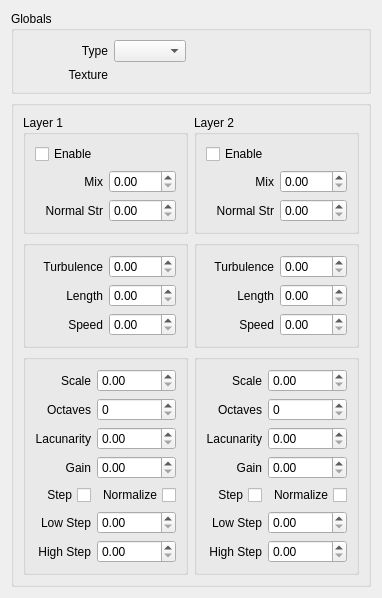
<?xml version="1.0" encoding="UTF-8"?>
<ui version="4.0">
 <class>Form</class>
 <widget class="QWidget" name="Form">
  <property name="geometry">
   <rect>
    <x>0</x>
    <y>0</y>
    <width>334</width>
    <height>541</height>
   </rect>
  </property>
  <property name="windowTitle">
   <string>Form</string>
  </property>
  <layout class="QVBoxLayout" name="verticalLayout">
   <item>
    <widget class="QGroupBox" name="groupBox_2">
     <property name="title">
      <string>Globals</string>
     </property>
     <layout class="QGridLayout" name="gridLayout_3">
      <item row="1" column="0">
       <widget class="QLabel" name="label">
        <property name="text">
         <string>Texture</string>
        </property>
        <property name="alignment">
         <set>Qt::AlignRight|Qt::AlignTrailing|Qt::AlignVCenter</set>
        </property>
       </widget>
      </item>
      <item row="1" column="1">
       <widget class="MaxSDK::UI::QmaxFileChooser" name="tex" native="true">
        <property name="sizePolicy">
         <sizepolicy hsizetype="Preferred" vsizetype="Preferred">
          <horstretch>0</horstretch>
          <verstretch>0</verstretch>
         </sizepolicy>
        </property>
        <property name="minimumSize">
         <size>
          <width>245</width>
          <height>0</height>
         </size>
        </property>
       </widget>
      </item>
      <item row="0" column="1">
       <widget class="QComboBox" name="Type">
        <property name="sizePolicy">
         <sizepolicy hsizetype="Maximum" vsizetype="Fixed">
          <horstretch>0</horstretch>
          <verstretch>0</verstretch>
         </sizepolicy>
        </property>
       </widget>
      </item>
      <item row="0" column="0">
       <widget class="QLabel" name="label_12">
        <property name="text">
         <string>Type</string>
        </property>
        <property name="alignment">
         <set>Qt::AlignRight|Qt::AlignTrailing|Qt::AlignVCenter</set>
        </property>
       </widget>
      </item>
     </layout>
    </widget>
   </item>
   <item>
    <widget class="QGroupBox" name="groupBox_5">
     <property name="title">
      <string/>
     </property>
     <layout class="QGridLayout" name="gridLayout_12">
      <item row="0" column="2">
       <widget class="QGroupBox" name="groupBox_4">
        <property name="title">
         <string>Layer 2</string>
        </property>
        <layout class="QGridLayout" name="gridLayout_5">
         <item row="2" column="1">
          <widget class="MaxSDK::QmaxDoubleSpinBox" name="Norm_StrengthB">
           <property name="sizePolicy">
            <sizepolicy hsizetype="Preferred" vsizetype="Fixed">
             <horstretch>0</horstretch>
             <verstretch>0</verstretch>
            </sizepolicy>
           </property>
          </widget>
         </item>
         <item row="1" column="0">
          <widget class="QLabel" name="label_24">
           <property name="text">
            <string>Mix</string>
           </property>
           <property name="alignment">
            <set>Qt::AlignRight|Qt::AlignTrailing|Qt::AlignVCenter</set>
           </property>
          </widget>
         </item>
         <item row="2" column="0">
          <widget class="QLabel" name="label_22">
           <property name="text">
            <string>Normal Str</string>
           </property>
           <property name="alignment">
            <set>Qt::AlignRight|Qt::AlignTrailing|Qt::AlignVCenter</set>
           </property>
          </widget>
         </item>
         <item row="1" column="1">
          <widget class="MaxSDK::QmaxDoubleSpinBox" name="MixB">
           <property name="sizePolicy">
            <sizepolicy hsizetype="Preferred" vsizetype="Fixed">
             <horstretch>0</horstretch>
             <verstretch>0</verstretch>
            </sizepolicy>
           </property>
          </widget>
         </item>
         <item row="0" column="0">
          <widget class="QCheckBox" name="Enable_NormalB">
           <property name="text">
            <string>Enable</string>
           </property>
          </widget>
         </item>
        </layout>
       </widget>
      </item>
      <item row="1" column="2">
       <widget class="QGroupBox" name="groupBox_7">
        <property name="title">
         <string/>
        </property>
        <layout class="QGridLayout" name="gridLayout_7">
         <item row="2" column="0">
          <widget class="QLabel" name="label_15">
           <property name="text">
            <string>Speed</string>
           </property>
           <property name="alignment">
            <set>Qt::AlignRight|Qt::AlignTrailing|Qt::AlignVCenter</set>
           </property>
          </widget>
         </item>
         <item row="0" column="0">
          <widget class="QLabel" name="label_14">
           <property name="text">
            <string>Turbulence</string>
           </property>
           <property name="alignment">
            <set>Qt::AlignRight|Qt::AlignTrailing|Qt::AlignVCenter</set>
           </property>
          </widget>
         </item>
         <item row="1" column="0">
          <widget class="QLabel" name="label_19">
           <property name="text">
            <string>Length</string>
           </property>
           <property name="alignment">
            <set>Qt::AlignRight|Qt::AlignTrailing|Qt::AlignVCenter</set>
           </property>
          </widget>
         </item>
         <item row="0" column="1">
          <widget class="MaxSDK::QmaxDoubleSpinBox" name="PhaseB">
           <property name="sizePolicy">
            <sizepolicy hsizetype="Preferred" vsizetype="Fixed">
             <horstretch>0</horstretch>
             <verstretch>0</verstretch>
            </sizepolicy>
           </property>
          </widget>
         </item>
         <item row="1" column="1">
          <widget class="MaxSDK::QmaxDoubleSpinBox" name="LengthB">
           <property name="sizePolicy">
            <sizepolicy hsizetype="Preferred" vsizetype="Fixed">
             <horstretch>0</horstretch>
             <verstretch>0</verstretch>
            </sizepolicy>
           </property>
          </widget>
         </item>
         <item row="2" column="1">
          <widget class="MaxSDK::QmaxDoubleSpinBox" name="SpeedB">
           <property name="sizePolicy">
            <sizepolicy hsizetype="Preferred" vsizetype="Fixed">
             <horstretch>0</horstretch>
             <verstretch>0</verstretch>
            </sizepolicy>
           </property>
          </widget>
         </item>
        </layout>
       </widget>
      </item>
      <item row="0" column="1">
       <widget class="QGroupBox" name="groupBox_3">
        <property name="title">
         <string>Layer 1</string>
        </property>
        <layout class="QGridLayout" name="gridLayout_4">
         <item row="1" column="1">
          <widget class="MaxSDK::QmaxDoubleSpinBox" name="MixA">
           <property name="sizePolicy">
            <sizepolicy hsizetype="Preferred" vsizetype="Fixed">
             <horstretch>0</horstretch>
             <verstretch>0</verstretch>
            </sizepolicy>
           </property>
          </widget>
         </item>
         <item row="1" column="0">
          <widget class="QLabel" name="label_23">
           <property name="text">
            <string>Mix</string>
           </property>
           <property name="alignment">
            <set>Qt::AlignRight|Qt::AlignTrailing|Qt::AlignVCenter</set>
           </property>
          </widget>
         </item>
         <item row="2" column="0">
          <widget class="QLabel" name="label_11">
           <property name="text">
            <string>Normal Str</string>
           </property>
           <property name="alignment">
            <set>Qt::AlignRight|Qt::AlignTrailing|Qt::AlignVCenter</set>
           </property>
          </widget>
         </item>
         <item row="2" column="1">
          <widget class="MaxSDK::QmaxDoubleSpinBox" name="Norm_StrengthA">
           <property name="sizePolicy">
            <sizepolicy hsizetype="Preferred" vsizetype="Fixed">
             <horstretch>0</horstretch>
             <verstretch>0</verstretch>
            </sizepolicy>
           </property>
          </widget>
         </item>
         <item row="0" column="0">
          <widget class="QCheckBox" name="Enable_NormalA">
           <property name="layoutDirection">
            <enum>Qt::LeftToRight</enum>
           </property>
           <property name="text">
            <string>Enable</string>
           </property>
          </widget>
         </item>
        </layout>
       </widget>
      </item>
      <item row="1" column="1">
       <widget class="QGroupBox" name="groupBox_6">
        <property name="title">
         <string/>
        </property>
        <layout class="QGridLayout" name="gridLayout_6">
         <item row="2" column="0">
          <widget class="QLabel" name="label_10">
           <property name="text">
            <string>Speed</string>
           </property>
           <property name="alignment">
            <set>Qt::AlignRight|Qt::AlignTrailing|Qt::AlignVCenter</set>
           </property>
          </widget>
         </item>
         <item row="0" column="0">
          <widget class="QLabel" name="label_8">
           <property name="text">
            <string>Turbulence</string>
           </property>
           <property name="alignment">
            <set>Qt::AlignRight|Qt::AlignTrailing|Qt::AlignVCenter</set>
           </property>
          </widget>
         </item>
         <item row="1" column="0">
          <widget class="QLabel" name="label_9">
           <property name="text">
            <string>Length</string>
           </property>
           <property name="alignment">
            <set>Qt::AlignRight|Qt::AlignTrailing|Qt::AlignVCenter</set>
           </property>
          </widget>
         </item>
         <item row="0" column="1">
          <widget class="MaxSDK::QmaxDoubleSpinBox" name="PhaseA">
           <property name="sizePolicy">
            <sizepolicy hsizetype="Preferred" vsizetype="Fixed">
             <horstretch>0</horstretch>
             <verstretch>0</verstretch>
            </sizepolicy>
           </property>
          </widget>
         </item>
         <item row="1" column="1">
          <widget class="MaxSDK::QmaxDoubleSpinBox" name="LengthA">
           <property name="sizePolicy">
            <sizepolicy hsizetype="Preferred" vsizetype="Fixed">
             <horstretch>0</horstretch>
             <verstretch>0</verstretch>
            </sizepolicy>
           </property>
          </widget>
         </item>
         <item row="2" column="1">
          <widget class="MaxSDK::QmaxDoubleSpinBox" name="SpeedA">
           <property name="sizePolicy">
            <sizepolicy hsizetype="Preferred" vsizetype="Fixed">
             <horstretch>0</horstretch>
             <verstretch>0</verstretch>
            </sizepolicy>
           </property>
          </widget>
         </item>
        </layout>
       </widget>
      </item>
      <item row="2" column="1">
       <widget class="QGroupBox" name="groupBox_8">
        <property name="title">
         <string/>
        </property>
        <layout class="QGridLayout" name="gridLayout_8">
         <item row="0" column="0">
          <widget class="QLabel" name="label_2">
           <property name="text">
            <string>Scale</string>
           </property>
           <property name="alignment">
            <set>Qt::AlignRight|Qt::AlignTrailing|Qt::AlignVCenter</set>
           </property>
          </widget>
         </item>
         <item row="5" column="0">
          <widget class="QLabel" name="label_6">
           <property name="text">
            <string>Low Step</string>
           </property>
           <property name="alignment">
            <set>Qt::AlignRight|Qt::AlignTrailing|Qt::AlignVCenter</set>
           </property>
          </widget>
         </item>
         <item row="1" column="0">
          <widget class="QLabel" name="label_3">
           <property name="text">
            <string>Octaves</string>
           </property>
           <property name="alignment">
            <set>Qt::AlignRight|Qt::AlignTrailing|Qt::AlignVCenter</set>
           </property>
          </widget>
         </item>
         <item row="2" column="0">
          <widget class="QLabel" name="label_4">
           <property name="text">
            <string>Lacunarity</string>
           </property>
           <property name="alignment">
            <set>Qt::AlignRight|Qt::AlignTrailing|Qt::AlignVCenter</set>
           </property>
          </widget>
         </item>
         <item row="4" column="0">
          <widget class="QCheckBox" name="StepFunctionA">
           <property name="layoutDirection">
            <enum>Qt::RightToLeft</enum>
           </property>
           <property name="text">
            <string>Step</string>
           </property>
          </widget>
         </item>
         <item row="3" column="0">
          <widget class="QLabel" name="label_5">
           <property name="text">
            <string>Gain</string>
           </property>
           <property name="alignment">
            <set>Qt::AlignRight|Qt::AlignTrailing|Qt::AlignVCenter</set>
           </property>
          </widget>
         </item>
         <item row="6" column="0">
          <widget class="QLabel" name="label_7">
           <property name="text">
            <string>High Step</string>
           </property>
           <property name="alignment">
            <set>Qt::AlignRight|Qt::AlignTrailing|Qt::AlignVCenter</set>
           </property>
          </widget>
         </item>
         <item row="0" column="1">
          <widget class="MaxSDK::QmaxDoubleSpinBox" name="ScaleA">
           <property name="sizePolicy">
            <sizepolicy hsizetype="Preferred" vsizetype="Fixed">
             <horstretch>0</horstretch>
             <verstretch>0</verstretch>
            </sizepolicy>
           </property>
          </widget>
         </item>
         <item row="1" column="1">
          <widget class="MaxSDK::QmaxDoubleSpinBox" name="OctavesA">
           <property name="sizePolicy">
            <sizepolicy hsizetype="Preferred" vsizetype="Fixed">
             <horstretch>0</horstretch>
             <verstretch>0</verstretch>
            </sizepolicy>
           </property>
           <property name="decimals">
            <number>0</number>
           </property>
          </widget>
         </item>
         <item row="2" column="1">
          <widget class="MaxSDK::QmaxDoubleSpinBox" name="LacunarityA">
           <property name="sizePolicy">
            <sizepolicy hsizetype="Preferred" vsizetype="Fixed">
             <horstretch>0</horstretch>
             <verstretch>0</verstretch>
            </sizepolicy>
           </property>
          </widget>
         </item>
         <item row="3" column="1">
          <widget class="MaxSDK::QmaxDoubleSpinBox" name="GainA">
           <property name="sizePolicy">
            <sizepolicy hsizetype="Preferred" vsizetype="Fixed">
             <horstretch>0</horstretch>
             <verstretch>0</verstretch>
            </sizepolicy>
           </property>
          </widget>
         </item>
         <item row="5" column="1">
          <widget class="MaxSDK::QmaxDoubleSpinBox" name="LowStepA">
           <property name="sizePolicy">
            <sizepolicy hsizetype="Preferred" vsizetype="Fixed">
             <horstretch>0</horstretch>
             <verstretch>0</verstretch>
            </sizepolicy>
           </property>
          </widget>
         </item>
         <item row="6" column="1">
          <widget class="MaxSDK::QmaxDoubleSpinBox" name="HiStepA">
           <property name="sizePolicy">
            <sizepolicy hsizetype="Preferred" vsizetype="Fixed">
             <horstretch>0</horstretch>
             <verstretch>0</verstretch>
            </sizepolicy>
           </property>
          </widget>
         </item>
         <item row="4" column="1">
          <widget class="QCheckBox" name="NormalizeA">
           <property name="layoutDirection">
            <enum>Qt::RightToLeft</enum>
           </property>
           <property name="text">
            <string>Normalize</string>
           </property>
          </widget>
         </item>
        </layout>
       </widget>
      </item>
      <item row="2" column="2">
       <widget class="QGroupBox" name="groupBox_9">
        <property name="title">
         <string/>
        </property>
        <layout class="QGridLayout" name="gridLayout_9">
         <item row="0" column="1">
          <widget class="MaxSDK::QmaxDoubleSpinBox" name="ScaleB">
           <property name="sizePolicy">
            <sizepolicy hsizetype="Preferred" vsizetype="Fixed">
             <horstretch>0</horstretch>
             <verstretch>0</verstretch>
            </sizepolicy>
           </property>
          </widget>
         </item>
         <item row="0" column="0">
          <widget class="QLabel" name="label_18">
           <property name="text">
            <string>Scale</string>
           </property>
           <property name="alignment">
            <set>Qt::AlignRight|Qt::AlignTrailing|Qt::AlignVCenter</set>
           </property>
          </widget>
         </item>
         <item row="3" column="0">
          <widget class="QLabel" name="label_20">
           <property name="text">
            <string>Gain</string>
           </property>
           <property name="alignment">
            <set>Qt::AlignRight|Qt::AlignTrailing|Qt::AlignVCenter</set>
           </property>
          </widget>
         </item>
         <item row="2" column="0">
          <widget class="QLabel" name="label_13">
           <property name="text">
            <string>Lacunarity</string>
           </property>
           <property name="alignment">
            <set>Qt::AlignRight|Qt::AlignTrailing|Qt::AlignVCenter</set>
           </property>
          </widget>
         </item>
         <item row="1" column="0">
          <widget class="QLabel" name="label_17">
           <property name="text">
            <string>Octaves</string>
           </property>
           <property name="alignment">
            <set>Qt::AlignRight|Qt::AlignTrailing|Qt::AlignVCenter</set>
           </property>
          </widget>
         </item>
         <item row="4" column="0">
          <widget class="QCheckBox" name="StepFunctionB">
           <property name="layoutDirection">
            <enum>Qt::RightToLeft</enum>
           </property>
           <property name="text">
            <string>Step</string>
           </property>
          </widget>
         </item>
         <item row="5" column="0">
          <widget class="QLabel" name="label_16">
           <property name="text">
            <string>Low Step</string>
           </property>
           <property name="alignment">
            <set>Qt::AlignRight|Qt::AlignTrailing|Qt::AlignVCenter</set>
           </property>
          </widget>
         </item>
         <item row="6" column="0">
          <widget class="QLabel" name="label_21">
           <property name="text">
            <string>High Step</string>
           </property>
           <property name="alignment">
            <set>Qt::AlignRight|Qt::AlignTrailing|Qt::AlignVCenter</set>
           </property>
          </widget>
         </item>
         <item row="1" column="1">
          <widget class="MaxSDK::QmaxDoubleSpinBox" name="OctavesB">
           <property name="sizePolicy">
            <sizepolicy hsizetype="Preferred" vsizetype="Fixed">
             <horstretch>0</horstretch>
             <verstretch>0</verstretch>
            </sizepolicy>
           </property>
           <property name="decimals">
            <number>0</number>
           </property>
          </widget>
         </item>
         <item row="5" column="1">
          <widget class="MaxSDK::QmaxDoubleSpinBox" name="LowStepB">
           <property name="sizePolicy">
            <sizepolicy hsizetype="Preferred" vsizetype="Fixed">
             <horstretch>0</horstretch>
             <verstretch>0</verstretch>
            </sizepolicy>
           </property>
          </widget>
         </item>
         <item row="3" column="1">
          <widget class="MaxSDK::QmaxDoubleSpinBox" name="GainB">
           <property name="sizePolicy">
            <sizepolicy hsizetype="Preferred" vsizetype="Fixed">
             <horstretch>0</horstretch>
             <verstretch>0</verstretch>
            </sizepolicy>
           </property>
          </widget>
         </item>
         <item row="6" column="1">
          <widget class="MaxSDK::QmaxDoubleSpinBox" name="HiStepB">
           <property name="sizePolicy">
            <sizepolicy hsizetype="Preferred" vsizetype="Fixed">
             <horstretch>0</horstretch>
             <verstretch>0</verstretch>
            </sizepolicy>
           </property>
          </widget>
         </item>
         <item row="2" column="1">
          <widget class="MaxSDK::QmaxDoubleSpinBox" name="LacunarityB">
           <property name="sizePolicy">
            <sizepolicy hsizetype="Preferred" vsizetype="Fixed">
             <horstretch>0</horstretch>
             <verstretch>0</verstretch>
            </sizepolicy>
           </property>
          </widget>
         </item>
         <item row="4" column="1">
          <widget class="QCheckBox" name="NormalizeB">
           <property name="layoutDirection">
            <enum>Qt::RightToLeft</enum>
           </property>
           <property name="text">
            <string>Normalize</string>
           </property>
          </widget>
         </item>
        </layout>
       </widget>
      </item>
     </layout>
    </widget>
   </item>
  </layout>
 </widget>
 <customwidgets>
  <customwidget>
   <class>MaxSDK::QmaxDoubleSpinBox</class>
   <extends>QDoubleSpinBox</extends>
   <header location="global">Qt/QmaxSpinBox.h</header>
   <container>1</container>
  </customwidget>
  <customwidget>
   <class>MaxSDK::UI::QmaxFileChooser</class>
   <extends>QWidget</extends>
   <header>qmaxfilechooser.h</header>
   <container>1</container>
  </customwidget>
 </customwidgets>
 <resources/>
 <connections/>
</ui>
